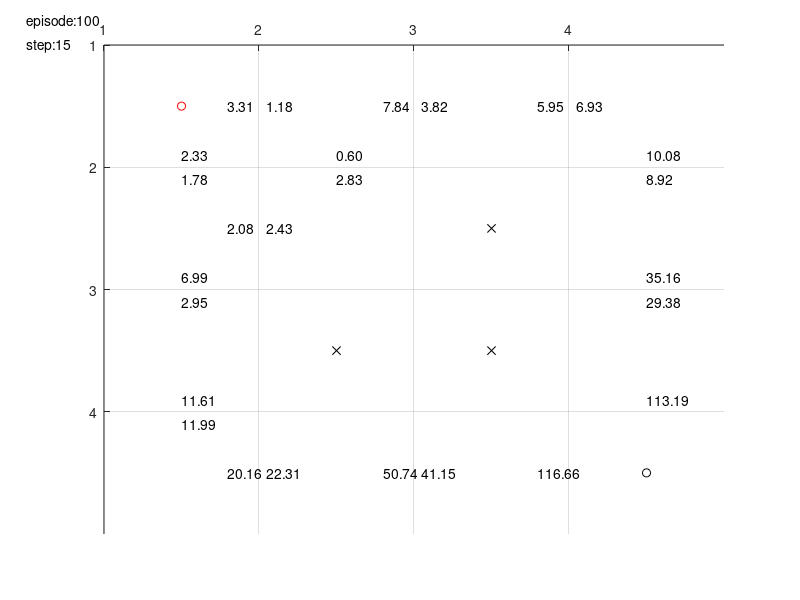

Here is the MATLAB script that generated this plot:
function qlearn
% DONE: probability for movement
% DONE: traversal, debug info plot
% DONE: max steps per episode
% TODO: still need update policy

clc; clear all; close all;

%--------------------------------------------------------------------------
% 1) Create map, Draw the map
%
% It should show Q values, Destination.
% For each episode, update the Q values.
%--------------------------------------------------------------------------
global S; S = 7;
global G; G = 8;
global C; C = 1;
global O; O = 0;

small_map = ...
      [ S, C, C, C;
        C, C, O, C;
        C, O, O, C;
        C, C, C, G;
        ];
small_map2 = ...
      [ S, O, C;
        C, C, C;
        C, G, C;
        ];

small_map3 = ...
      [ S, C, C;
        O, C, C;
        C, C, G;
        ];

large_map = ...
      [ C, C, C, C, O, C, C, C, C, C;
        C, O, O, C, O, C, C, C, C, C;
        C, S, O, C, O, C, C, C, C, C;
        C, O, O, C, O, C, C, C, C, C;
        C, C, C, C, C, C, C, C, O, C;
        C, C, C, C, C, C, C, C, O, C;
        C, C, C, C, C, C, C, C, O, C;
        O, O, O, O, O, O, O, O, O, C;
        C, C, C, C, C, C, C, C, C, C;
        G, C, C, C, C, C, C, C, C, C;
        ];
map = small_map;
%map = large_map;

global ROW;
global COL;
[ROW,COL] = size(map);
display(sprintf('INFO: Map size = %d x %d',ROW,COL));
display(sprintf('INFO: 0 - obstacle | 1 - clear path | 7 - start | 8 - goal'));

%--------------------------------------------------------------------------
% 2) Validate map, and capture start, goal position
% Draw the map if valid
%--------------------------------------------------------------------------
num_start = 0;
num_goal = 0;
for r = 1:ROW
  for c = 1:COL
    if( map(r,c) == S )
      num_start = num_start + 1;
      start_r = r; start_c = c;
    end
    if( map(r,c) == G )
      num_goal = num_goal + 1;
      goal_r = r; goal_c = c;
    end
  end
end
if( num_start > 1 || num_goal > 1 )
  display('ERROR: Validate map: Too many start or goal');
  return;
end

% draw a map
axis([1 COL+1 1 ROW+1]);
grid on;
hold on;
set(gca,'XTick',[1:1:COL]);
set(gca,'YTick',[1:1:ROW]);
set(gca,'xaxislocation','top','ydir','reverse');

% plot start, goal, obstacles
plot(start_c+0.5,start_r+0.5,'ro');
plot(goal_c+0.5,goal_r+0.5,'ko');
for ri = 1:ROW
  for ci = 1:COL
    if(map(ri,ci)==O) % if it is a obstacle draw it
      plot(ci+0.5,ri+0.5,'kx');
    end
  end
end

%--------------------------------------------------------------------------
% 3) convert map into immediate reward matrix (node base) using following
%
%     100  - goal
%     0    - clear path
%     -inf - obstacle, self, not reachable, or diagonal...
%--------------------------------------------------------------------------
num_states = ROW*COL;
start_state = rc2indx(start_r,start_c);
goal_state = rc2indx(goal_r,goal_c);
R(num_states,num_states) = 0;

% 1st loop represent current node
% 2nd loop represent visiting node, check if it is clear path, or obstacle
for qx = 1:num_states
  [cr,cc] = indx2rc(qx);  % (c)urrent (r)ow and (c)ol
  if( map(cr,cc) == O ) % current node is an obstacle
    R(qx,:) = -inf;
    continue;
  end
  for qy = 1:num_states
    [vr,vc] = indx2rc(qy);
    if ( abs(vr-cr) == 1 && cc == vc ) % +/1 row
      if ( map(vr,vc) == C || map(vr,vc) == S )
        R(qx,qy) = 0;
      elseif( map(vr,vc) == G )
        R(qx,qy) = 100;
      else
        R(qx,qy) = -inf;
      end
    elseif (abs(vc-cc) == 1 && cr == vr ) % +/- col
      if ( map(vr,vc) == C || map(vr,vc) == S )
        R(qx,qy) = 0;
      elseif( map(vr,vc) == G )
        R(qx,qy) = 100;
      else
        R(qx,qy) = -inf;
      end
    else % diagonal
      R(qx,qy) = -inf;
    end
  end
end

R;

%--------------------------------------------------------------------------
% 4) set up constants alpha, gamma, probabilities of movement, 
%--------------------------------------------------------------------------
global EPISODES; EPISODES = 100;
display(sprintf('INFO: max episode %f',EPISODES));
global STEPS; STEPS = 150;
display(sprintf('INFO: max step %f',STEPS));
global ALPHA; ALPHA = [0.5]; % learning rate
display(sprintf('INFO: alpha %f',ALPHA));
global GAMMA; GAMMA = [0.5]; % discount rate
display(sprintf('INFO: gamma %f',GAMMA));
non_deterministic_world = 1;


%--------------------------------------------------------------------------
% 5) loop thru num of EPISODES
%--------------------------------------------------------------------------
for param_i = 1:size(ALPHA,2)

textbox(ROW,COL) = struct('up',[],'down',[],'left',[],'right',[]);
episode_tb_hldr = [];
steps_tb_hldr = [];

Q = zeros(size(R));
for e = 1:EPISODES
  steps = 1; % reset the number of steps
  s = randperm(num_states,1); % current state
  if(isempty(episode_tb_hldr))
    episode_tb_hldr = text(0.5,0.8,sprintf('episode:%d',e));
  else
    set(episode_tb_hldr,'String',sprintf('episode:%d',e));
  end
  while ( s ~= goal_state && steps <= STEPS )
    
    if(isempty(steps_tb_hldr))
      steps_tb_hldr = text(0.5,1,sprintf('step:%d',steps));
    else
      set(steps_tb_hldr,'String',sprintf('step:%d',steps));
    end
    
    % policy for selecting action goes here
    % TODO: add different policy routine: greedy, e-greedy, softmax
    avail_actions = find(R(s,:) >= 0); % find num of possible actions or exploration bonus
    num_actions = size(avail_actions,2);
    if ( num_actions > 0 )
      action_taken = ( round(rand() * (num_actions - 1)) ) + 1;
    else
      break;  % started on an obstacle state
    end
    
    % get maximum q value for all states
    q_max = max(Q,[],2);
    
    if( non_deterministic_world == 1)
      % transition function for observed state based on selected action
      ds = avail_actions(action_taken);
      os = transition_function(s,ds);
      %Q(s,ds) = Q(s,os) + ALPHA(param_i) * ( R(s,ds) + GAMMA(param_i) * q_max(ds) - Q(s,ds) );
      Q(s,ds) = Q(s,ds) + ALPHA(param_i) * ( R(s,ds) + GAMMA(param_i) * q_max(os) - Q(s,ds) );
      textbox = plot_value(Q,s,ds,textbox);
      s = os;
    else
      fs = avail_actions(action_taken);
      Q(s,fs) = Q(s,fs) + ALPHA(param_i) * ( R(s,fs) + GAMMA(param_i) * q_max(fs) - Q(s,fs) );
      textbox = plot_value(Q,s,fs,textbox);
      s = fs;
    end

    steps = steps + 1;
  end
end


saveas(gcf,sprintf('a%0.2fg%0.2fe%d.jpg',ALPHA(param_i),GAMMA(param_i),EPISODES),'jpg');
end

Q;

%--------------------------------------------------------------------------
% 6) Traverse from any starting point
%--------------------------------------------------------------------------
qi = start_state;
plot_cnt = 0;
while qi ~= goal_state
  [max_value,indx] = max(Q(qi,:));
  [r,c] = indx2rc(qi);
  [fr,fc] = indx2rc(indx);
  if( c > fc )
    xx = [fc+0.5 c+0.5];
  else
    xx = [c+0.5 fc+0.5];
  end
  
  if( r > fr )
    yy = [fr+0.5 r+0.5];
  else
    yy = [r+0.5 fr+0.5];
  end
  plot(xx,yy);
  qi = indx;
  plot_cnt = plot_cnt + 1;
  if( plot_cnt > num_states )
    display('Did not converge');
    break;
  end
end




function observed_state = transition_function(s,a)
global DESIRED_PR;     DESIRED_PR     = 0.6;
global OTHER_DIR_PR;   OTHER_DIR_PR   = 0.3;
global INPLACE_PR;     INPLACE_PR     = 0.1;
global ROW;
global COL;


bucket(1) = DESIRED_PR;
bucket(2) = bucket(1) + OTHER_DIR_PR;
bucket(3) = bucket(2) + INPLACE_PR;

r_action = rand();

if( r_action <= bucket(1) )
  observed_state = a;
elseif( r_action <= bucket(2) )
  RIGHT = 1; DOWN = 2; LEFT = 3; UP = 4;
  [r,c] = indx2rc(s);
  [fr,fc] = indx2rc(a);
  avail_actions = [];
  if ( fr - r == -1 )      % UP
    avail_actions = [RIGHT DOWN LEFT   ];
  elseif ( fc - c == 1)    % RIGHT
    avail_actions = [      DOWN LEFT UP];
  elseif ( fr - r == 1 )   % DOWN
    avail_actions = [RIGHT      LEFT UP];
  elseif ( fc - c == -1 )  % LEFT
    avail_actions = [RIGHT DOWN      UP];
  else
    display('bug 1');
  end
  
  rand_var = rand();
  if(rand_var <= 0.33)
    indx = 1;
  elseif(rand_var <= 0.66)
    indx = 2;
  elseif(rand_var <= 1)
    indx = 3;
  else
    display('bug 2');
  end
  
  if( avail_actions(indx) == RIGHT )
    if( c + 1 <= COL )
      fc = c + 1;
      observed_state = rc2indx(fr,fc);
    else
      observed_state = s;
    end
  elseif( avail_actions(indx) == DOWN )
    if( r + 1 <= ROW )
      fr = r + 1;
      observed_state = rc2indx(fr,fc);
    else
      observed_state = s;
    end
  elseif( avail_actions(indx) == LEFT )
    if( c - 1 >= 1 )
      fc = c - 1;
      observed_state = rc2indx(fr,fc);
    else
      observed_state = s;
    end
  elseif( avail_actions(indx) == UP )
    if( r - 1 >= 1 )
      fr = r - 1;
      observed_state = rc2indx(fr,fc);
    else
      observed_state = s;
    end
  else
    display('bug 3');
  end
  
  %display('not picking orig action');
else
  observed_state = s;
end





function textbox = plot_value(Q,s,fs,textbox)
% update plot
[r,c] = indx2rc(s);
[fr,fc] = indx2rc(fs);

str = sprintf('%0.2f', Q(s,fs));
if ( fr - r == 1 )  % r+1
  if(isempty(textbox(r,c).down))
    textbox(r,c).down = text(c+0.5, r+0.9,str);
  else
    set(textbox(r,c).down,'String',str);
  end
elseif ( r - fr == 1) % r-1
  if(isempty(textbox(r,c).up))
    textbox(r,c).up = text(c+0.5, r+0.1,str);
  else
    set(textbox(r,c).up,'String',str);
  end
elseif( fc - c == 1) % c+1
  if(isempty(textbox(r,c).right))
    textbox(r,c).right = text(c+0.8, r+0.5,str);
  else
    set(textbox(r,c).right,'String',str);
  end
elseif( c - fc == 1) % c-1
  if(isempty(textbox(r,c).left))
    textbox(r,c).left = text(c+0.05, r+0.5,str);
  else
    set(textbox(r,c).left,'String',str);
  end
else
  display('should not be here, bug');
end
%pause(0.001);
drawnow;


%--------------------------------------------------------------------------
% util
%--------------------------------------------------------------------------
function index = rc2indx(r,c)
global ROW;
global COL;
index = (r-1)*COL+c;

function [r,c] = indx2rc(i)
global ROW;
global COL;
r = ceil(i/COL);
c = mod(i,COL);
if( c == 0 )
  c = COL;
end
